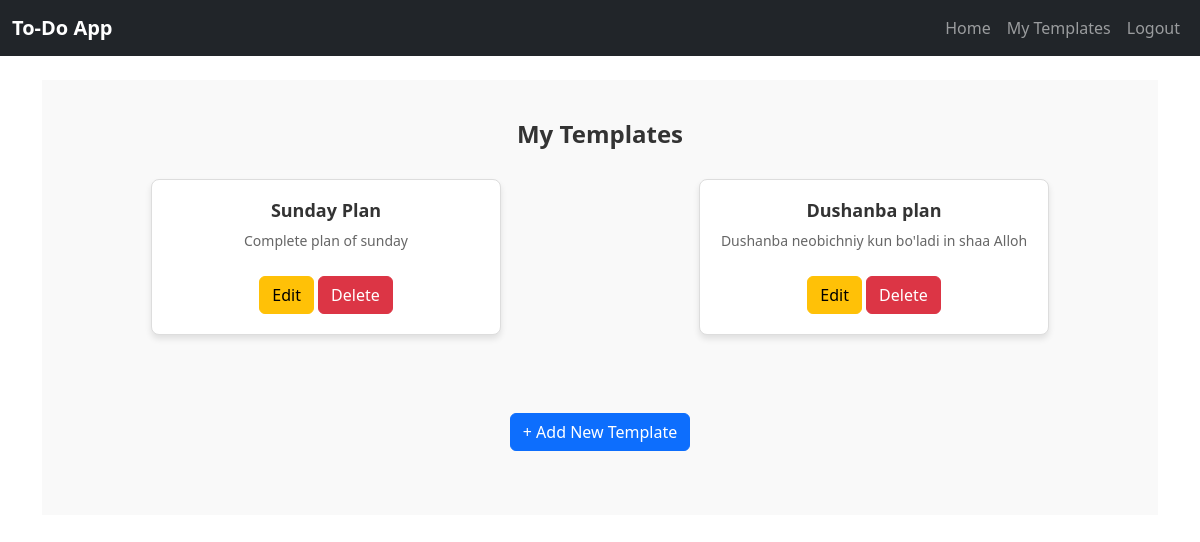
The app's page /my_templates (signed in), older data.
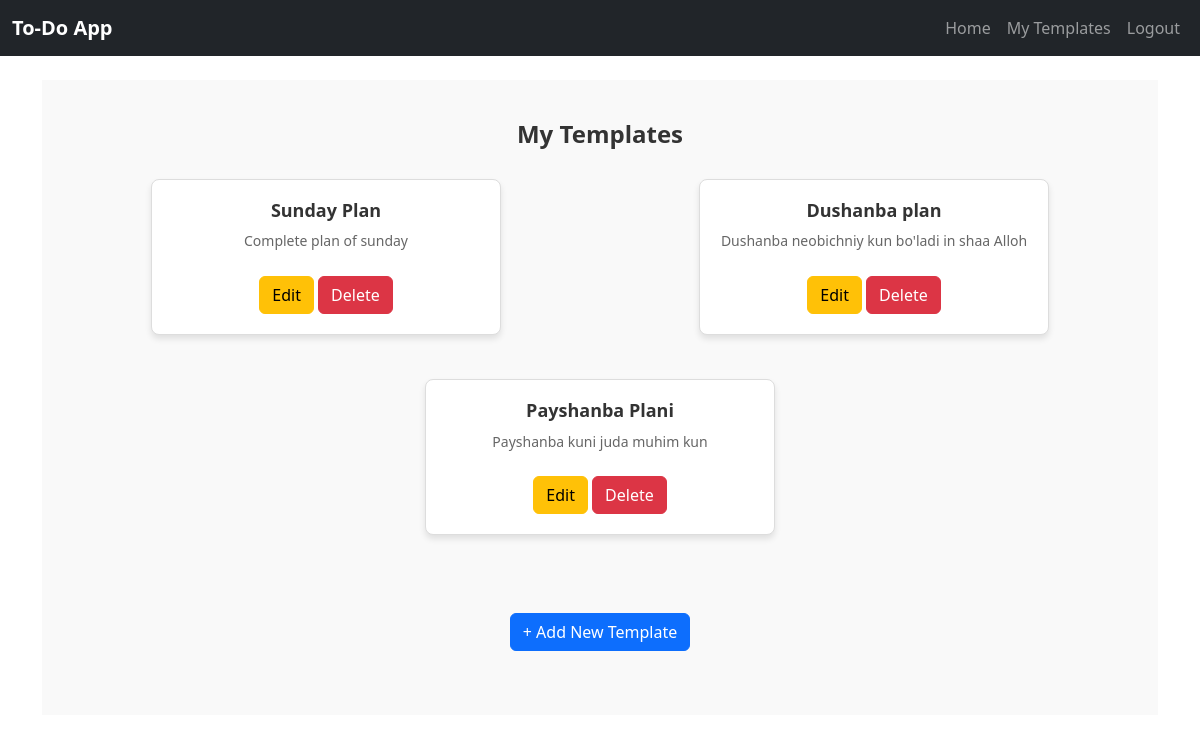
The same page, newer data.
### app/models.py (models this page shows)
class Template(db.Model):
    __tablename__ = 'template'
    id: MappedColumn[int] = mapped_column(Integer, primary_key=True)
    user_id: MappedColumn[int] = mapped_column(Integer, ForeignKey('user.id'))
    name: MappedColumn[str] = mapped_column(String(30))
    description: MappedColumn[str] = mapped_column(String(200))
    task_count: MappedColumn[Optional[int]] = mapped_column(Integer, default=0)
    user = relationship('User', back_populates='template')
    task = relationship('Task', back_populates='template', cascade="all, delete-orphan")

### app/routes.py (the view, shortened to what this page needs)
    @app.route('/my_templates', methods=['GET', 'POST'])
    def my_templates():
        if current_user.is_authenticated:
            return render_template("my-templates.html",
                                   templates = get_all_rows_by_attribute(Template, "user_id", current_user.id))
        return render_template("my-templates.html")

### app/__init__.py (called while the page is built)
def create_app():
    app = Flask(__name__)
    login_manager = LoginManager()
    login_manager.init_app(app)
    @login_manager.user_loader
    def load_user(user_id):
        from app.models import User
        return User.query.get(int(user_id))
    app.config.from_object('app.config.Config')
    db.init_app(app)
    migrate = Migrate(app, db)
    migrate.init_app(app, db)
    Bootstrap(app)
    from app.routes import register_routes
    register_routes(app)
    return app

### app/routes.py (called while the page is built)
def get_all_rows_by_attribute(table, attribute, value):
    table_list = db.session.execute(db.select(table).where(getattr(table, attribute) == value)).scalars().all()
    return table_list

### app/templates/my-templates.html (shortened to what this page needs)
{% extends 'base.html' %}
{% block css %}
<link href="static/templates.css" rel="stylesheet">
{% endblock %}
{% block content %}
<section id="templates" class="templates-section">
    {% if current_user.is_authenticated %}
        <h2 class="section-title">My Templates</h2>
        <div class="container">
            <div class="row templates-container">
                {% for template in templates %}
                    {% if template.user_id == current_user.id %}
                    <div class="col-md-4 col-sm-6 mb-4">
                        <div class="template-card">
                            <a href="{{ url_for('my_template', template_id=template.id)}}" class="card-link">
                                <h3>{{ template.name }}</h3>
                                <p>{{ template.description }}</p>
                            </a>
                            <div class="actions">
                                <form method="post" action="{{ url_for('my_templates') }}">
                                    <button type="submit"
                                            name="action"
                                            value="edit"
                                            class="btn btn-warning">Edit
                                    </button>
                                    <button type="submit"
                                            name="action"
                                            value="delete"
                                            class="btn btn-danger">Delete
                                    </button>
                                </form>
                            </div>
                        </div>
                    </div>
                    {% endif %}
                {% endfor %}
                <div class="add-template-container text-center my-4">
                    <a id="add-template-btn" class="btn btn-primary" href="{{ url_for('add_template') }}">+ Add New Template</a>
                </div>
            </div>
        </div>
    {% else %}
        <div class="add-template-container text-center my-4">
            <h3 class="error-messages">Please register or log in to add a template</h3>
        </div>
    {% endif %}
</section>
{% endblock %}

### app/templates/base.html (shortened to what this page needs)
<!DOCTYPE html>
<html lang="en">
<head>
    <link href="{{ url_for('static', filename='base.css') }}" rel="stylesheet">
    {% block css %}{% endblock %}
    <link href="https://cdn.jsdelivr.net/npm/bootstrap@5.3.0-alpha1/dist/css/bootstrap.min.css" rel="stylesheet">
</head>
<body>
    <nav class="navbar navbar-expand-lg navbar-dark bg-dark">
        <div class="container-fluid">
            <a class="navbar-brand" href="{{ url_for('home') }}">To-Do App</a>
            <div class="collapse navbar-collapse" id="navbarNav">
                <ul class="navbar-nav ms-auto">
                    <li class="nav-item"><a class="nav-link" href="{{ url_for('home') }}">Home</a></li>
                    <li class="nav-item"><a class="nav-link" href="{{ url_for('my_templates') }}">My Templates</a></li>
                    {% if current_user.is_authenticated %}
                        <li class="nav-item"><a class="nav-link" href="{{ url_for('logout') }}">Logout</a></li>
                    {% else %}
                        <li class="nav-item"><a class="nav-link" href="{{ url_for('register') }}">Register</a></li>
                        <li class="nav-item"><a class="nav-link" href="{{ url_for('login') }}">Login</a></li>
                    {% endif %}
                </ul>
            </div>
        </div>
    </nav>
    <div class="container py-4">
        {% block content %}{% endblock %}
    </div>
</body>
</html>

### app/static/base.css (style rules this page uses)
body { font-family: 'Roboto', sans-serif; background-color: #f8f9fa; margin: 0; padding: 0; }
.navbar-brand { font-weight: bold; }
.container { max-width: 1200px; }

### app/static/templates.css (style rules this page uses)
.templates-section { padding: 40px 20px; background-color: #f9f9f9; }
.section-title { font-size: 24px; font-weight: 700; margin-bottom: 30px; text-align: center; color: #333; }
.templates-container { display: flex; flex-wrap: wrap; gap: 20px; justify-content: flex-start; }
.templates-container .col-md-4 { display: flex; justify-content: center; flex-grow: 1; }
.template-card { background-color: #ffffff; border: 1px solid #ddd; border-radius: 8px; padding: 20px; box-shadow: 0 4px 6px rgba(0, 0, 0, 0.1); text-align: center; width: 100%; max-width: 350px; display: flex; flex-direction: column; justify-content: space-between; transition: transform 0.3s, box-shadow 0.3s; }
.card-link { text-decoration: none; color: inherit; flex-grow: 1; }
.template-card h3 { font-size: 18px; font-weight: 700; margin-bottom: 10px; white-space: nowrap; overflow: hidden; text-overflow: ellipsis; color: #333; }
.template-card p { font-size: 14px; color: #666; margin-bottom: 15px; line-height: 1.4; max-height: 4.2em; overflow: hidden; text-overflow: ellipsis; display: -webkit-box; -webkit-line-clamp: 3; -webkit-box-orient: vertical; }
.template-card .actions { display: flex; justify-content: center; gap: 10px; margin-top: 10px; }
.btn { border-radius: 4px; font-size: 14px; padding: 8px 12px; cursor: pointer; text-decoration: none; transition: background-color 0.3s ease, transform 0.2s; }
.btn-warning { background-color: #ffc107; color: white; }
.btn-danger { background-color: #dc3545; color: white; }
.btn-primary { background-color: #007bff; color: white; }
.add-template-container { margin-top: 20px; }

Row changes from the older to the newer data that the page shows:
added Template: name "Payshanba Plani", description "Payshanba kuni juda muhim kun"
